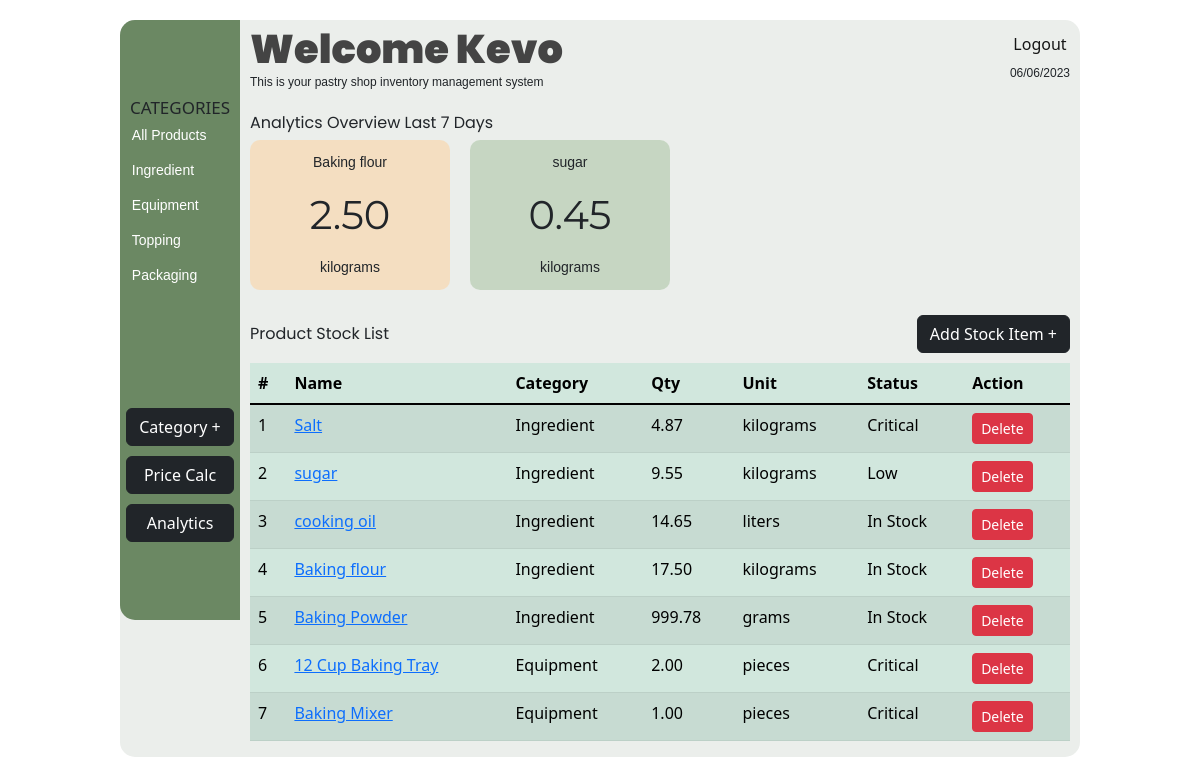
The page /inventory (signed in) on the database its author committed.
### app.py (models this page shows, shortened)
class Category(db.Model):
    id = db.Column(db.Integer, primary_key=True)
    name = db.Column(db.String(50), nullable=False, unique=False)
    user_id = db.Column(db.Integer, db.ForeignKey('user.id'))
    user = db.relationship('User')

class User(UserMixin, db.Model):
    id = db.Column(db.Integer, primary_key=True)
    username = db.Column(db.String(50), unique=True, nullable=False)
    email = db.Column(db.String(120), unique=True, nullable=False)
    password_hash = db.Column(db.String(128), nullable=False)
    is_admin = db.Column(db.Boolean, default=False)

class Product(db.Model):
    id = db.Column(db.Integer, primary_key=True)
    name = db.Column(db.String(100), nullable=False)
    description = db.Column(db.Text, nullable=False)
    price = db.Column(db.DECIMAL(precision=8, scale=2), nullable=False)
    quantity = db.Column(db.DECIMAL(precision=8, scale=2), default=0.0)
    image_id = db.Column(db.Integer, db.ForeignKey('image.id'), nullable=False)
    category_id = db.Column(db.Integer, db.ForeignKey('category.id'), nullable=False)
    user_id = db.Column(db.Integer, db.ForeignKey('user.id'), nullable=False)
    unit_of_measurement_id = db.Column(db.Integer, db.ForeignKey('unit_of_measurement.id'), nullable=False)
    unit_of_measurement = db.relationship('UnitOfMeasurement')

class UnitOfMeasurement(db.Model):
    id = db.Column(db.Integer, primary_key=True)
    name = db.Column(db.String(20), unique=True, nullable=False)

### app.py (the view)
@app.route('/inventory')
@login_required
def inventory():
    user_id = current_user.id
    units = UnitOfMeasurement.query.all()
    categories = Category.query.filter_by(user_id=user_id).all()
    products = Product.query.filter_by(user_id=user_id).all()
    start_date, end_date = get_past_week_dates()
    top_ingredient_ids = db.session.query(BakedProductIngredient.product_id, func.sum(BakedProductIngredient.quantity).label('total_quantity')) \
    .join(BakedProduct) \
    .filter(BakedProduct.date_baked.between(start_date, end_date)) \
    .group_by(BakedProductIngredient.product_id) \
    .order_by(func.sum(BakedProductIngredient.quantity).desc()) \
    .limit(4) \
    .subquery()
    top_ingredients = db.session.query(Product.name, top_ingredient_ids.c.total_quantity, UnitOfMeasurement.name) \
    .join(top_ingredient_ids, Product.id == top_ingredient_ids.c.product_id) \
    .join(UnitOfMeasurement, Product.unit_of_measurement_id == UnitOfMeasurement.id) \
    .filter(Product.user_id == user_id) \
    .all()
    top_ingredients_with_index = [(index + 1, ingredient) for index, ingredient in enumerate(top_ingredients)]
    app.jinja_env.globals['get_category_name'] = get_category_name
    return render_template('inventory.html', top_ingredients_with_index=top_ingredients_with_index, categories=categories, units=units,
                           username=current_user.username, current_date=datetime.datetime.now().strftime("%d/%m/%Y"),
                           get_unit_of_measurement_name=get_unit_of_measurement_name,
                           get_product_status=get_product_status,
                           get_category_name=get_category_name, products=products)

### app.py (called while the page is built)
@login_manager.user_loader
def load_user(user_id):
    return User.query.get(int(user_id))

def get_category_name(category_id):
        with app.app_context():
            user_id = current_user.id
            categories = Category.query.filter_by(user_id=user_id).all()
            category = next((cat for cat in categories if cat.id == category_id), None)
            return category.name if category else ""

def get_product_status(quantity):
    if quantity <= 0:
        return 'Out of Stock'
    elif quantity <= 5 and quantity > 0:
        return 'Critical'
    elif quantity <= 10 and quantity > 5:
        return 'Low'
    else:
        return 'In Stock'

def get_unit_of_measurement_name(unit_of_measurement_id):
    with app.app_context():
        unit_of_measurement = UnitOfMeasurement.query.get(unit_of_measurement_id)
        if unit_of_measurement:
            return unit_of_measurement.name
        return ''

def get_past_week_dates():
    end_date = datetime.datetime.now()
    start_date = end_date - datetime.timedelta(days=7)
    return start_date, end_date

### templates/inventory.html (shortened to what this page needs)
<!DOCTYPE html>
<html lang="en">
<head>
    <link rel="stylesheet" href="/static/styles/inventory.css">
    <link href="https://cdn.jsdelivr.net/npm/bootstrap@5.3.0-alpha3/dist/css/bootstrap.min.css" rel="stylesheet">
</head>
<body>
    <div id="container">
        <aside class="aside">
            <h5>CATEGORIES</h5>
            <ul id="categoryList">
              <li class="categories" id="-1">All Products</li>
                {% for category in categories %}
                  <li class="categories" id="{{ category.id }}">{{ category.name }}</li>
                {% endfor %}
              </ul>
            <div class="add-category">
                <input id="add-category" type="button" value="Category +" data-bs-toggle="offcanvas" data-bs-target="#offcanvasWithBothOptions" aria-controls="offcanvasWithBothOptions" class="btn btn-dark">
            </div>
            <a href="{{ url_for('bake') }}" class="btn btn-dark" id="calc-price" style="color: white;">Price Calc</a>
            <a href="{{ url_for('analytics') }}" class="btn btn-dark" id="detailedAnalytics" style="color: white;">Analytics</a>
        </aside>
        <main class="main">
            <header class="header">
                <div class="text">
                  <h1>Welcome {{ username }}</h1>
                  <p>This is your pastry shop inventory management system</p>
                </div>
                <div>
                    <div class="logout">
                        <a href="{{ url_for('logout') }}">Logout</a>
                    </div>
                    <div class="date">
                    {{ current_date }}
                    </div>
                </div>
              </header>
              <section id="overview">
                <div class="view_title">Analytics Overview Last 7 Days</div>
                <div class="overviews">
                  {% for index, ingredient in top_ingredients_with_index %}
                    <div class="item-{{ index }} overview">
                      <div>{{ ingredient[0] }}</div>
                      <div>{{ ingredient[1] }}</div>
                      <div>{{ ingredient[2] }}</div>
                    </div>
                  {% endfor %}
                </div>
            </section>
                <div class="stock">
                    <div class="stock-title">Product Stock List</div>
                    <div class="add-products btn btn-dark " data-bs-toggle="offcanvas" data-bs-target="#offcanvasWithBothOptionss" aria-controls="offcanvasWithBothOptions">Add Stock Item +</div>
                </div>
            <section id="stock-list">
                <table class="table table-success table-hover table-striped" id="product-table">
                    <thead class="sticky-top">
                      <tr>
                        <th scope="col">#</th>
                        <th scope="col">Name</th>
                        <th scope="col">Category</th>
                        <th scope="col">Qty</th>
                        <th scope="col">Unit</th>
                        <th scope="col">Status</th>
                        <th scope="col">Action</th>
                      </tr>
                    </thead>
                    <tbody class="table-group-divider" id="product-table-body">
                      {% for product in products %}
                      <tr scope="row">
                        <td>{{ loop.index }}</td>
                        <td><a href="{{ url_for('product_details', id=product.id) }}">{{ product.name }}</a></td>
                        <td>{{ get_category_name(product.category_id) }}</td>
                        <td>{{ product.quantity }}</td>
                        <td>{{ get_unit_of_measurement_name(product.unit_of_measurement_id) }}</td>
                        <td>{{ get_product_status(product.quantity) }}</td>
                        <td><a href="{{ url_for('delete_product', id=product.id) }}" class="btn btn-danger btn-sm delete-product">Delete</a></td>
                      </tr>
                      {% endfor %}
                    </tbody>
                  </table>
            </section>
        </main>
    </div>
</body>
</html>

### static/styles/inventory.css (style rules this page uses)
body { margin: 0; padding: 0; box-sizing: border-box; display: flex; flex-direction: column; justify-content: center; align-items: center; font-family: 'Poppins', sans-serif; font-weight: lighter; }
#container { width: 80vw; min-height: 600px; display: flex; justify-content: space-between; margin: 20px 0; background-color: #ebeeeb; border-radius: 15px; }
.aside { border-top-left-radius: 15px; border-bottom-left-radius: 15px; width: 120px; max-height: 600px; display: flex; flex-direction: column; justify-content: center; background-color: #6B8863; padding: 10px 0; }
#calc-price, #detailedAnalytics, #addpastry { margin: 10px auto 0 auto; width: 90%; }
.aside h5 { margin: 0; padding-left: 10px; font-size: 17px; }
.aside ul { width: 97%; margin: 0 auto 0 auto; padding: 0; height: 50%; display: flex; flex-direction: column; justify-content: flex-start; }
.aside ul li { color: #ffffff; list-style-type: none; margin: 5px 0; margin-left: 10px; height: 25px; border-radius: 35px; font-size: 14px; display: flex; align-items: center; cursor: pointer; font-family: Verdana, Geneva, Tahoma, sans-serif; }
.add-category { width: 100%; display: flex; flex-direction: column; justify-content: center; align-items: center; }
.main { width: calc(100% - 140px); display: flex; flex-direction: column; margin: 0 auto; }
.header { display: flex; justify-content: space-between; align-items: center; }
.text h1 { margin: 0; padding: 5px 0 0 0; font-family: 'Poppins', sans-serif; color: #444444; font-weight:900; }
.text p, .date { margin: 0; padding: 0; font-size: 12px; font-family: Verdana, Geneva, Tahoma, sans-serif; }
#overview { margin-top: 20px; width: 100%; height: fit-content; display: flex; flex-direction: column; }
.overview div:nth-child(1) { font-family: Verdana, Geneva, Tahoma, sans-serif; font-size: 14px; }
.overview div:nth-child(2) { font-family: 'Montserrat', sans-serif; font-size: 40px; }
.overview div:nth-child(3) { font-family: Verdana, Geneva, Tahoma, sans-serif; font-size: 14px; }
.view_title { font-family: 'Poppins', sans-serif; }
.overviews { margin-top: 5px; display: flex; flex-wrap: wrap; }
.overview { height: 150px; width: 200px; display: flex; flex-direction: column; justify-content: space-evenly; align-items: center; margin: 0 20px 0 0; border-radius: 10px; scroll-snap-align: start; text-align: center; }
.item-2 { background-color: rgba(161,192,154,.5); }
.item-1 { background-color: rgba(254,208,151,.5); }
#stock-list { margin-top: 10px; display: flex; flex-direction: column; overflow: auto; }
.stock { display: flex; justify-content: space-between; margin-top: 10px; align-items: center; }
.stock-title { font-family: 'Poppins', sans-serif; }
.add-products { cursor: pointer; padding: 10px; background-color: #747476; border-radius: 35px; }
.logout { text-align: center; margin-bottom: 5px; padding: 3px; cursor: pointer; }
.logout a { text-decoration: none; color: #161616; width: 100%; height: 100%; }

### templates/inventory.html (style rules this page uses)
@media (min-width: 768px) { .overviews { justify-content: center; } }
@media (min-width: 768px) { .overview { margin-bottom: 15px; } }
@media (min-width: 992px) { .overviews { justify-content: flex-start; } }
@media (min-width: 992px) { .overview { margin-bottom: 15px; } }

### rows shown on the page
Category: name "Ingredient"
Category: name "Equipment"
Category: name "Topping"
Category: name "Packaging"
User: username "Kevo"
Product: name "Salt", quantity "4.87", quantity "Critical"
UnitOfMeasurement: name "kilograms"
Product: name "sugar", quantity "9.55", quantity "Low"
Product: name "cooking oil", quantity "14.65", quantity "In Stock"
UnitOfMeasurement: name "liters"
Product: name "Baking flour", quantity "17.50", quantity "In Stock"
Product: name "Baking Powder", quantity "999.78", quantity "In Stock"
UnitOfMeasurement: name "grams"
Product: name "12 Cup Baking Tray", quantity "2.00", quantity "Critical"
UnitOfMeasurement: name "pieces"
Product: name "Baking Mixer", quantity "1.00", quantity "Critical"

### other values the page prints
{{ ingredient[0] }} "Baking flour" "sugar"
{{ ingredient[1] }} "2.50" "0.45"
{{ ingredient[2] }} "kilograms" "kilograms"
